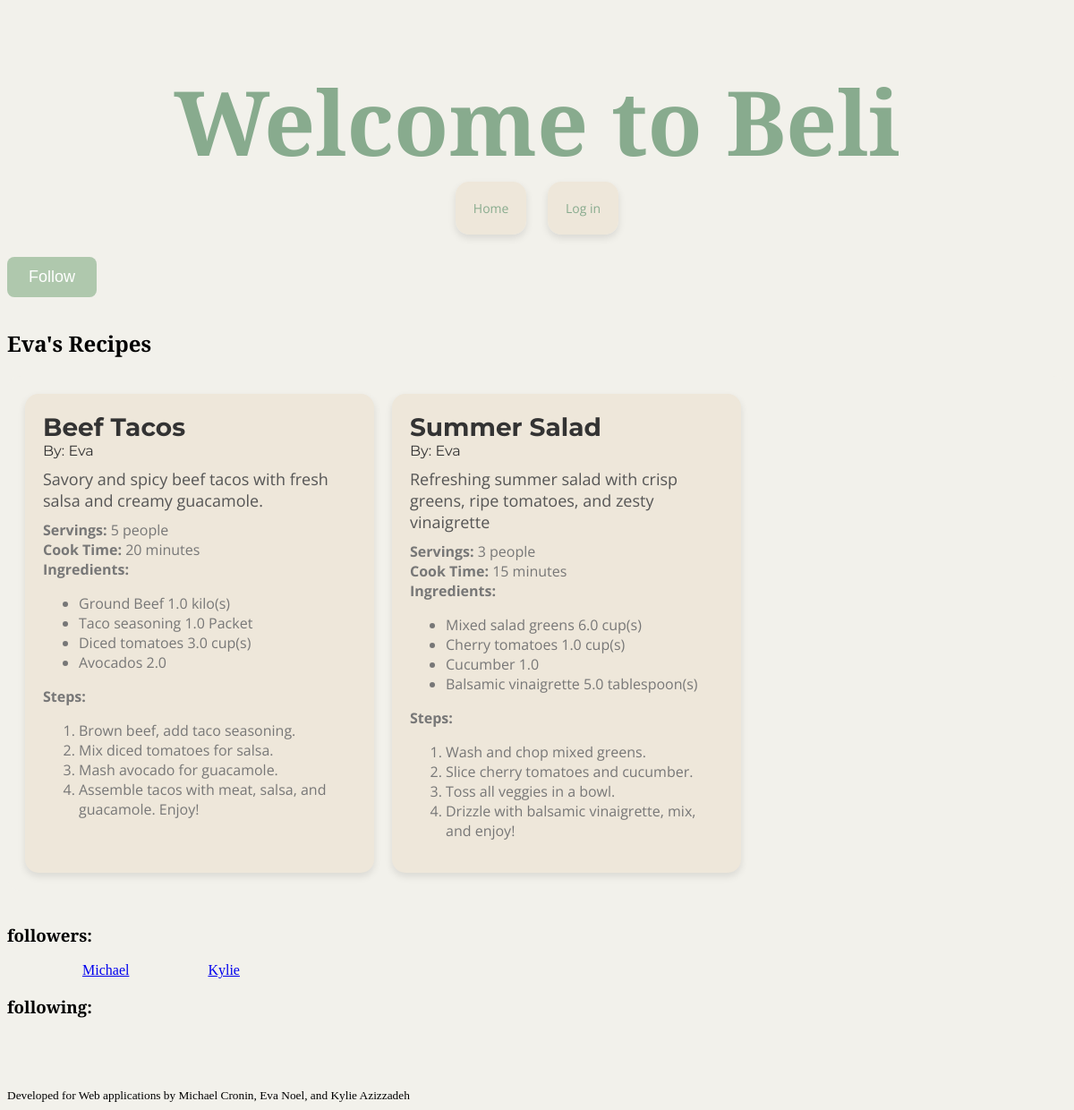
Page /user/4 on the committed database.
### beli/model.py (models this page shows)
class User(flask_login.UserMixin, db.Model):
    id = db.Column(db.Integer, primary_key=True)
    email = db.Column(db.String(128), unique=True, nullable=False)
    name = db.Column(db.String(64), nullable=False)
    password = db.Column(db.String(100), nullable=False)
    recipes = db.relationship('Recipe', back_populates='user')
    photos = db.relationship('Photo', back_populates='user')
    ratings = db.relationship('Rating', back_populates='user')
    bookmarks = db.relationship('Bookmark', back_populates='user')
    photos = db.relationship('Photo', back_populates='user')
    following = db.relationship(
        "User",
        secondary=FollowingAssociation.__table__,
        primaryjoin=FollowingAssociation.follower_id == id,
        secondaryjoin=FollowingAssociation.followed_id == id,
        back_populates="followers",
    )
    followers = db.relationship(
        "User",
        secondary=FollowingAssociation.__table__,
        primaryjoin=FollowingAssociation.followed_id == id,
        secondaryjoin=FollowingAssociation.follower_id == id,
        back_populates="following",
    )

class Recipe(db.Model):
    id = db.Column(db.Integer, primary_key=True)
    title = db.Column(db.String(512), nullable=False)
    description = db.Column(db.Text, nullable=False)
    servings = db.Column(db.Integer, nullable=False)
    cook_time = db.Column(db.Integer, nullable=False)
    user_id = db.Column(db.Integer, db.ForeignKey('user.id'), nullable=False)
    complete = db.Column(db.Boolean, nullable=False)
    user = db.relationship('User', back_populates='recipes')
    quantified_ingredients = db.relationship('QuantifiedIngredient', back_populates='recipe')
    steps = db.relationship('Step', back_populates='recipe')
    ratings = db.relationship('Rating', back_populates='recipe')
    bookmarks = db.relationship('Bookmark', back_populates='recipe')
    photos = db.relationship('Photo', back_populates='recipe')

class QuantifiedIngredient(db.Model):
    id = db.Column(db.Integer, primary_key=True)
    amount = db.Column(db.Float, nullable=False)
    unit = db.Column(db.String(64), nullable=False)
    ingredient_id = db.Column(db.Integer, db.ForeignKey('ingredient.id'), nullable=False)
    ingredient = db.relationship('Ingredient', back_populates='quantified_ingredients')
    recipe_id = db.Column(db.Integer, db.ForeignKey('recipe.id'), nullable=False)
    recipe = db.relationship('Recipe', back_populates='quantified_ingredients')

class Ingredient(db.Model):
    id = db.Column(db.Integer, primary_key=True)
    name = db.Column(db.String(512), nullable=False)
    quantified_ingredients = db.relationship('QuantifiedIngredient', back_populates='ingredient')

class Step(db.Model):
    id = db.Column(db.Integer, primary_key=True)
    description = db.Column(db.Text, nullable=False)
    order = db.Column(db.Integer, nullable=False)
    recipe_id = db.Column(db.Integer, db.ForeignKey('recipe.id'), nullable=False)
    recipe = db.relationship('Recipe', back_populates='steps')

### beli/main.py (the view)
@bp.route("/user/<int:user_id>")
def userProfile(user_id):
    user = db.session.get(model.User, user_id)
    if not user:
        abort(404, "User id {} doesn't exist.".format(user_id))
    query = db.select(model.Recipe).where((model.Recipe.user_id == user_id))
    recipes = db.session.execute(query).scalars().all()
    if user == current_user:
        follow_button = None
    if flask_login.current_user not in user.followers:
        follow_button = "follow"
    if flask_login.current_user in user.followers:
        follow_button = "unfollow"
    return render_template("main/profile.html", recipes=recipes, user=user, follow_button=follow_button)

### beli/templates/main/profile.html (shortened to what this page needs)
{% extends 'base.html' %}
{% block prof %}
    <section>
        {% if current_user.id != user.id %}
            {% if follow_button == "follow" %}
                <form action="{{ url_for('main.follow', user_id=user.id) }}" method="post">
                    <input class = "recipe-button" type="submit" value="Follow">
                </form>
            {% elif follow_button == "unfollow" %}
                <form action="{{ url_for('main.unfollow', user_id=user.id) }}" method="post">
                    <input class = "recipe-button" type="submit" value="Unfollow">
                </form>
            {% endif %}
        {% endif %}
        <h2 class="page-title">{{ user.name }}'s Recipes</h2>
        {% include 'recipes_template.html' %}
    </section>
    <section>
            <h3 class="page-title">followers:</h3>
            {% for account in user.followers %}
                <a href="{{ url_for('main.userProfile', user_id = account.id)  }}">{{ account.name }}</a>
            {% endfor %}
            <h3 class="page-title">following:</h3>
        </section>
{% endblock %}

### beli/templates/recipe_template.html
<div class="recipe-card">
    <span class="recipe-title">
        <a href ="{{ url_for('main.recipe', recipe_id=recipe.id) }}"> {{ recipe.title}} </a>
    </span>
    <div class="recipe-author">By:
        <a href ="{{ url_for('main.userProfile', user_id=recipe.user.id) }}"> {{ recipe.user.name }}</a>
    </div>
    <div class="recipe-description">{{ recipe.description }}</div>
    <div class="recipe-details">
        <div class="servings"><b>Servings:</b> {{ recipe.servings }}</div>
        <div class="cooktime"><b>Cook Time:</b> {{ recipe.cook_time }}</div>
        <div class="ingredients"> <b>Ingredients:</b>
            <ul>
                {% for qi in recipe.quantified_ingredients %}
                    <li>{{ qi.ingredient.name }} {{ qi.amount }} {{ qi.unit }}</li>
                {% endfor %}
            </ul>
        </div>
        <div class="steps"><b>Steps:</b>
            <ol>
                {% for step in recipe.steps %}
                    <li>{{ step.description }}</li>
                {% endfor %}
            </ol>
        </div>
    </div>
</div>

### beli/static/beli.css (style rules this page uses)
body { background-color: #F2F1EB; text-align: left; }
.page-title { font-family: 'Playfair Display'; }
.recipe-card { flex: 0 0 auto; background-color: #EEE7DA; padding: 20px; border-radius: 15px; box-shadow: 0 4px 8px rgba(0, 0, 0, 0.1); transition: background-color 0.3s ease, transform 0.3s ease, box-shadow 0.3s ease; width: 350px; margin-right: 20px; }
.recipe-card:last-child { margin-right: 0; }
.recipe-title { font-family: 'Montserrat', sans-serif; font-size: 28px; font-weight: bold; margin-bottom: 10px; color: #333333; text-decoration: none; }
.recipe-title a { font-family: 'Montserrat', sans-serif; font-size: 28px; font-weight: bold; margin-bottom: 10px; color: #333333; text-decoration: none; }
.recipe-author { font-family: 'Montserrat', sans-serif; font-size: 16px; font-weight: light; margin-bottom: 10px; color: #333333; text-decoration: none; }
.recipe-author a { font-family: 'Montserrat', sans-serif; font-size: 16px; font-weight: light; margin-bottom: 10px; color: #333333; text-decoration: none; }
.recipe-description { font-family: 'Open Sans', sans-serif; font-size: 18px; margin-bottom: 10px; color: #555555; }
.recipe-details { font-family: 'Open Sans', sans-serif; font-size: 16px; color: #777777; }
.recipe-button { background-color: #AFC8AD; color: #ffffff; padding: 12px 24px; border: none; border-radius: 8px; font-size: 18px; cursor: pointer; transition: background-color 0.3s ease; margin-top: 15px; margin-bottom: 15px; }

### rows in the picture
User: name "Eva"
Recipe: title "Beef Tacos", user.name "Eva", description "Savory and spicy beef tacos with fresh salsa and creamy guacamole.", servings "5 people", cook_time "20 minutes"
QuantifiedIngredient: ingredient.name "Ground Beef", amount "1.0", unit "kilo(s)"
QuantifiedIngredient: ingredient.name "Taco seasoning", amount "1.0", unit "Packet"
QuantifiedIngredient: ingredient.name "Diced tomatoes", amount "3.0", unit "cup(s)"
QuantifiedIngredient: ingredient.name "Avocados", amount "2.0"
Step: description "Brown beef, add taco seasoning."
Step: description "Mix diced tomatoes for salsa."
Step: description "Mash avocado for guacamole."
Step: description "Assemble tacos with meat, salsa, and guacamole. Enjoy!"
Recipe: title "Summer Salad", user.name "Eva", description "Refreshing summer salad with crisp greens, ripe tomatoes, and zesty vinaigrette", servings "3 people", cook_time "15 minutes"
QuantifiedIngredient: ingredient.name "Mixed salad greens", amount "6.0", unit "cup(s)"
QuantifiedIngredient: ingredient.name "Cherry tomatoes", amount "1.0", unit "cup(s)"
QuantifiedIngredient: ingredient.name "Cucumber", amount "1.0"
QuantifiedIngredient: ingredient.name "Balsamic vinaigrette", amount "5.0", unit "tablespoon(s)"
Step: description "Wash and chop mixed greens."
Step: description "Slice cherry tomatoes and cucumber."
Step: description "Toss all veggies in a bowl."
Step: description "Drizzle with balsamic vinaigrette, mix, and enjoy!"
User: name "Michael"
User: name "Kylie"
